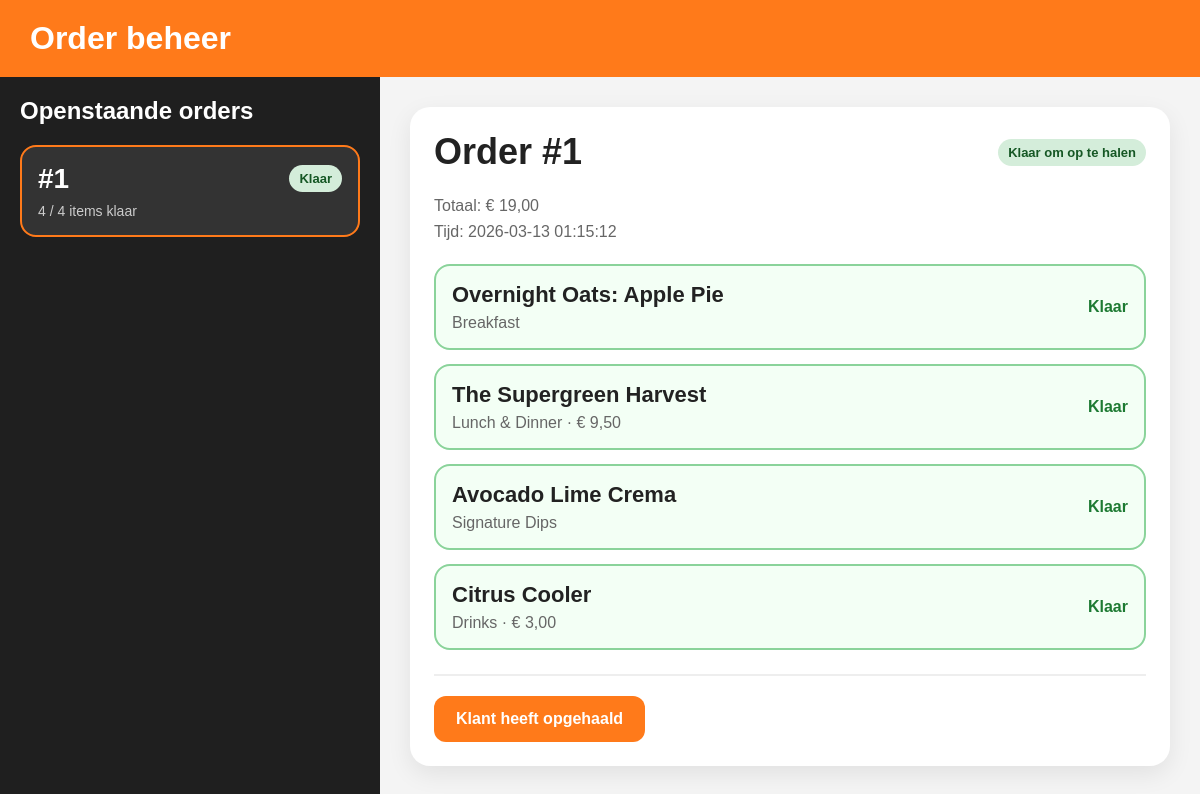
The page /order-beheer.php?order_id=1 on the database its author committed.
### tables this page shows
CREATE TABLE `orders` (
  `order_id` int(11) NOT NULL,
  `order_status_id` int(11) NOT NULL,
  `pickup_number` tinyint(3) UNSIGNED NOT NULL,
  `price_total` decimal(10,2) NOT NULL,
  `DATETIME` datetime NOT NULL DEFAULT current_timestamp()
);

CREATE TABLE `order_product` (
  `order_product_id` int(11) NOT NULL,
  `order_id` int(11) NOT NULL,
  `product_id` int(11) NOT NULL,
  `price` decimal(10,2) NOT NULL,
  `is_ready` tinyint(1) NOT NULL DEFAULT 0
);

CREATE TABLE `products` (
  `product_id` int(11) NOT NULL,
  `category_id` int(11) NOT NULL,
  `image_id` int(11) DEFAULT NULL,
  `NAME` varchar(255) NOT NULL,
  `description` text DEFAULT NULL,
  `price` decimal(10,2) NOT NULL,
  `kcal` int(11) DEFAULT NULL,
  `available` tinyint(1) NOT NULL DEFAULT 1,
  `V-VG` varchar(20) DEFAULT NULL
);

CREATE TABLE `categories` (
  `category_id` int(11) NOT NULL,
  `NAME` varchar(255) NOT NULL,
  `description` text DEFAULT NULL
);

### order-beheer.php (the view, shortened to what this page needs)
<?php
include("includes/connection.php");
$selectedOrderId = filter_input(INPUT_GET, 'order_id', FILTER_VALIDATE_INT);
$stmtOrders = $conn->prepare("
    SELECT
        o.order_id,
        o.pickup_number,
        o.order_status_id,
        o.price_total,
        o.DATETIME,
        COUNT(op.product_id) AS total_items,
        COALESCE(SUM(op.is_ready), 0) AS ready_items
    FROM orders o
    LEFT JOIN order_product op ON op.order_id = o.order_id
    WHERE o.order_status_id IN (1, 2)
    GROUP BY o.order_id, o.pickup_number, o.order_status_id, o.price_total, o.DATETIME
    ORDER BY o.DATETIME ASC
");
$stmtOrders->execute();
$orders = $stmtOrders->fetchAll(PDO::FETCH_ASSOC);
$orderDetails = null;
$orderItems = [];
if ($selectedOrderId) {
    $stmtDetail = $conn->prepare("
        SELECT order_id, pickup_number, order_status_id, price_total, DATETIME
        FROM orders
        WHERE order_id = :order_id
        LIMIT 1
    ");
    $stmtDetail->execute([':order_id' => $selectedOrderId]);
    $orderDetails = $stmtDetail->fetch(PDO::FETCH_ASSOC);
    if ($orderDetails) {
        $stmtItems = $conn->prepare("
            SELECT
                op.order_id,
                op.product_id,
                op.price,
                op.is_ready,
                p.NAME AS product_name,
                p.kcal,
                c.NAME AS category_name
            FROM order_product op
            LEFT JOIN products p ON p.product_id = op.product_id
            LEFT JOIN categories c ON c.category_id = p.category_id
            WHERE op.order_id = :order_id
            ORDER BY op.product_id ASC
        ");
        $stmtItems->execute([':order_id' => $selectedOrderId]);
        $orderItems = $stmtItems->fetchAll(PDO::FETCH_ASSOC);
    }
}
?>
<!DOCTYPE html>
<html lang="nl">
<head>
</head>
<body>
    <div class="header">Order beheer</div>
    <div class="layout">
        <aside class="sidebar">
            <h2>Openstaande orders</h2>
            <?php if (empty($orders)): ?>
                <p>Er zijn geen openstaande orders.</p>
            <?php else: ?>
                <?php foreach ($orders as $order): ?>
                    <?php
                    $totalItems = (int)($order['total_items'] ?? 0);
                    $readyItems = (int)($order['ready_items'] ?? 0);
                    $activeClass = ($selectedOrderId == $order['order_id']) ? 'active' : '';
                    ?>
                    <a class="order-link <?php echo $activeClass; ?>" href="order-beheer.php?order_id=<?php echo (int)$order['order_id']; ?>">
                        <div class="order-top">
                            <span class="pickup">#<?php echo (int)$order['pickup_number']; ?></span>
                            <?php if ((int)$order['order_status_id'] === 2): ?>
                                <span class="badge badge-klaar">Klaar</span>
                            <?php else: ?>
                                <span class="badge badge-bereiden">Bereiden</span>
                            <?php endif; ?>
                        </div>
                        <div class="progress">
                            <?php echo $readyItems; ?> / <?php echo $totalItems; ?> items klaar
                        </div>
                    </a>
                <?php endforeach; ?>
            <?php endif; ?>
        </aside>
        <main class="content" id="content-area">
            <?php if (!$orderDetails): ?>
                <div class="empty-box">
                    <h2>Kies een order</h2>
                    <p>Klik links op een ordernummer om de bestelling te bekijken.</p>
                </div>
            <?php else: ?>
                <div class="detail-card">
                    <div class="detail-head">
                        <div class="detail-title">Order #<?php echo (int)$orderDetails['pickup_number']; ?></div>
                        <?php if ((int)$orderDetails['order_status_id'] === 2): ?>
                            <span class="badge badge-klaar">Klaar om op te halen</span>
                        <?php else: ?>
                            <span class="badge badge-bereiden">Wordt bereid</span>
                        <?php endif; ?>
                    </div>
                    <div class="detail-meta">
                        Totaal: € <?php echo number_format((float)$orderDetails['price_total'], 2, ',', '.'); ?><br>
                        Tijd: <?php echo htmlspecialchars($orderDetails['DATETIME']); ?>
                    </div>
                    <div class="items">
                        <?php foreach ($orderItems as $item): ?>
                            <div class="item <?php echo ((int)$item['is_ready'] === 1) ? 'ready' : ''; ?>">
                                <div class="item-info">
                                    <h3><?php echo htmlspecialchars($item['product_name'] ?? 'Onbekend product'); ?></h3>
                                    <p>
                                        <?php echo htmlspecialchars($item['category_name'] ?? ''); ?>
                                        <?php if ((float)$item['price'] > 0): ?>
                                            · € <?php echo number_format((float)$item['price'], 2, ',', '.'); ?>
                                        <?php endif; ?>
                                    </p>
                                </div>
                                <div class="item-actions">
                                    <?php if ((int)$orderDetails['order_status_id'] === 1): ?>
                                        <?php if ((int)$item['is_ready'] === 1): ?>
                                            <form method="post" action="update-order-item.php" class="scroll-form">
                                                <input type="hidden" name="order_id" value="<?php echo (int)$item['order_id']; ?>">
                                                <input type="hidden" name="product_id" value="<?php echo (int)$item['product_id']; ?>">
                                                <input type="hidden" name="ready" value="0">
                                                <button type="submit" class="btn btn-unready">Toch niet klaar</button>
                                            </form>
                                        <?php else: ?>
                                            <form method="post" action="update-order-item.php" class="scroll-form">
                                                <input type="hidden" name="order_id" value="<?php echo (int)$item['order_id']; ?>">
                                                <input type="hidden" name="product_id" value="<?php echo (int)$item['product_id']; ?>">
                                                <input type="hidden" name="ready" value="1">
                                                <button type="submit" class="btn btn-ready">Afvinken</button>
                                            </form>
                                        <?php endif; ?>
                                    <?php else: ?>
                                        <span class="status-text">Klaar</span>
                                    <?php endif; ?>
                                </div>
                            </div>
                        <?php endforeach; ?>
                    </div>
                    <?php if ((int)$orderDetails['order_status_id'] === 2): ?>
                        <div class="pickup-box">
                            <form method="post" action="pickup-order.php" class="scroll-form">
                                <button type="submit" class="btn btn-pickup">Klant heeft opgehaald</button>
                            </form>
                        </div>
                    <?php endif; ?>
                </div>
            <?php endif; ?>
        </main>
    </div>
</body>
</html>

### order-beheer.php (style rules this page uses)
* { box-sizing: border-box; }
html, body { margin: 0; height: 100%; font-family: Arial, sans-serif; background: #f4f4f4; color: #222; }
.header { background: #ff7a1a; color: white; padding: 20px 30px; font-size: 32px; font-weight: bold; }
.layout { display: grid; grid-template-columns: 380px 1fr; height: calc(100vh - 76px); overflow: hidden; }
.sidebar { background: #1f1f1f; padding: 20px; color: white; overflow-y: auto; height: 100%; }
.sidebar h2 { margin-top: 0; font-size: 24px; }
.order-link { display: block; text-decoration: none; color: inherit; background: #2b2b2b; border-radius: 16px; padding: 16px; margin-bottom: 14px; border: 2px solid transparent; transition: 0.2s ease; }
.order-link.active { border-color: #ff7a1a; background: #333; }
.order-top { display: flex; justify-content: space-between; align-items: center; margin-bottom: 8px; gap: 10px; }
.pickup { font-size: 28px; font-weight: bold; }
.progress { font-size: 14px; color: #ccc; }
.badge { display: inline-block; padding: 6px 10px; border-radius: 999px; font-size: 13px; font-weight: bold; white-space: nowrap; }
.badge-klaar { background: #d4edda; color: #155724; }
.content { padding: 30px; overflow-y: auto; height: 100%; }
.empty-box, .detail-card { background: white; border-radius: 20px; padding: 24px; box-shadow: 0 8px 24px rgba(0, 0, 0, 0.08); }
.detail-head { display: flex; justify-content: space-between; align-items: center; gap: 16px; margin-bottom: 20px; flex-wrap: wrap; }
.detail-title { font-size: 36px; font-weight: bold; }
.detail-meta { color: #666; margin-bottom: 20px; line-height: 1.6; }
.items { display: grid; gap: 14px; }
.item { border: 2px solid #eee; border-radius: 16px; padding: 16px; display: flex; justify-content: space-between; align-items: center; gap: 20px; background: #fff; }
.item.ready { background: #f3fff5; border-color: #8ad39a; }
.item-info { flex: 1; min-width: 0; }
.item-info h3 { margin: 0 0 6px; font-size: 22px; }
.item-info p { margin: 0; color: #666; }
.item-actions { flex-shrink: 0; }
.btn { border: none; padding: 12px 16px; border-radius: 12px; cursor: pointer; font-weight: bold; font-size: 15px; }
.btn-pickup { background: #ff7a1a; color: white; padding: 14px 22px; font-size: 16px; }
.pickup-box { margin-top: 24px; padding-top: 20px; border-top: 2px solid #eee; }
.status-text { font-weight: bold; color: #1d7a32; }

### rows shown on the page
orders: pickup_number "1", shows "Klaar", readyItems "4", totalItems "4", price_total "19,00", DATETIME "2026-03-13 01:15:12"
order_product: product.NAME "Overnight Oats: Apple Pie", categories.NAME "Breakfast"
order_product: product.NAME "The Supergreen Harvest", categories.NAME "Lunch & Dinner", price "9,50"
order_product: product.NAME "Avocado Lime Crema", categories.NAME "Signature Dips"
order_product: product.NAME "Citrus Cooler", categories.NAME "Drinks", price "3,00"
